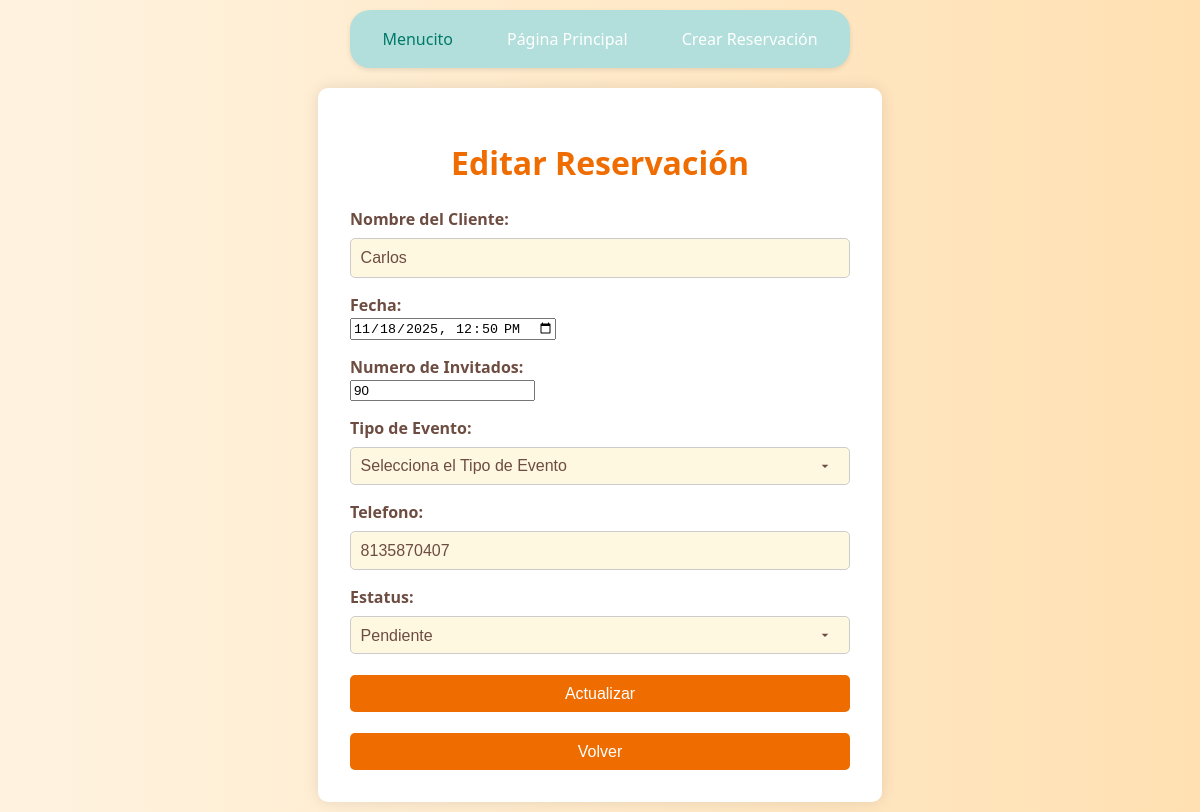
Page /editar/2/ on the earlier database version.
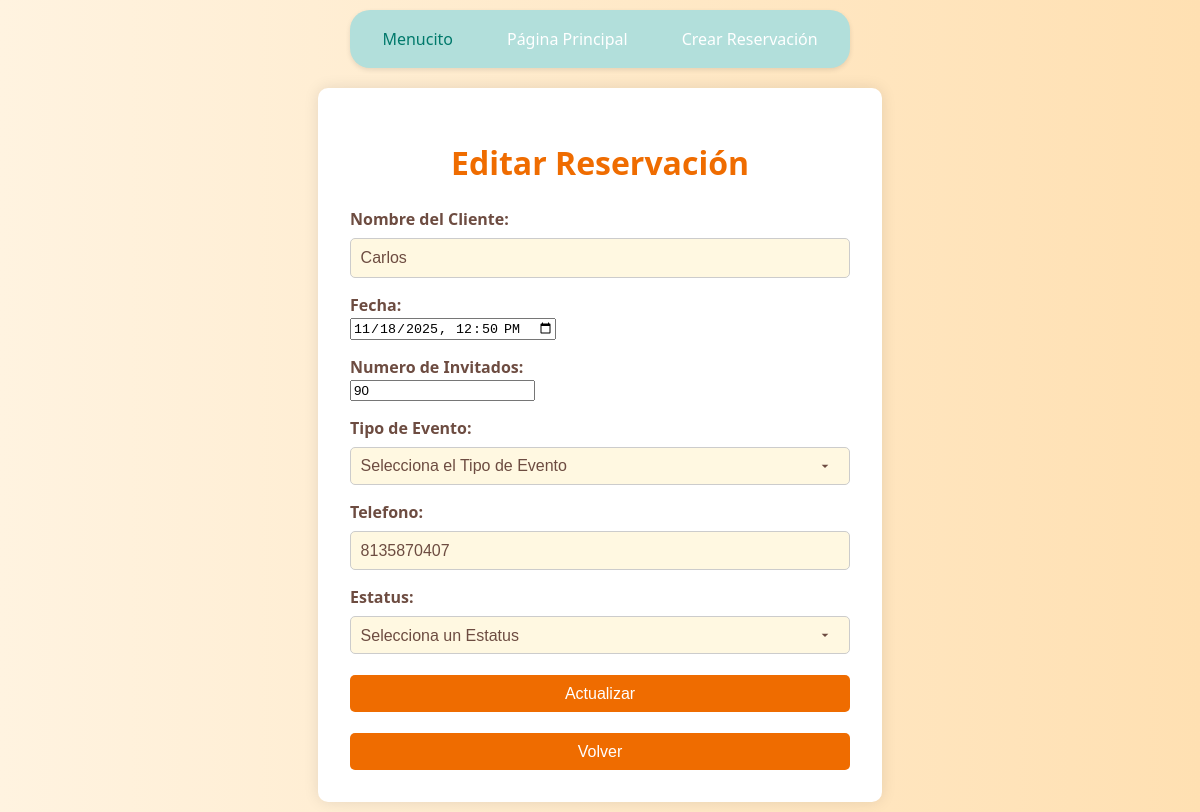
Same page on the later database version.
### app/models.py (models this page shows, shortened)
class RESERVACION(models.Model):
    nombre_cliente = models.CharField(max_length=100)
    fecha_evento = models.DateTimeField()
    num_invitados = models.IntegerField()
    tipo_evento = models.CharField(max_length=50)
    telefono_contacto = models.CharField(max_length=15)
    estatus = models.CharField(max_length=20, default='Pendiente')

### app/views.py (the view, shortened to what this page needs)
# urls.py: path('editar/<int:id>/', views.editar_reservacion, name='editar'),
def editar_reservacion(request, id):
    reservacion = get_object_or_404(RESERVACION, id=id)
    return render(request, 'editar.html', {'reservacion': reservacion})

### app/templates/editar.html (shortened to what this page needs)
{% load static %}
<!DOCTYPE html>
<html lang="es">
<head>
    <link rel="stylesheet" href="{% static 'css/style2.css' %}">
</head>
<body>
    {% include 'menu.html' %}
    <div class="form-container">
        <h1>Editar Reservación</h1>
        <form method="post">
            <label for="txtNombre_Cliente">Nombre del Cliente:</label>
            <input type="text" id="txtNombre_Cliente" name="txtNombre_Cliente" value="{{reservacion.nombre_cliente}}" required pattern="[A-Za-z\s]+">
            <label for="txtFecha">Fecha:</label>
            <input type="datetime-local" id="txtFecha" name="txtFecha" value="{{reservacion.fecha_evento|date:'Y-m-d'}}T{{reservacion.fecha_evento|time:'H:i'}}" required>
            <label for="txtNum_Inv">Numero de Invitados:</label>
            <input type="number" id="txtNum_Inv" name="txtNum_Inv" value="{{reservacion.num_invitados}}" required pattern="[0-9]+ o \d+">
            <label for="ddlTipo_Evento">Tipo de Evento:</label>
            <select name="ddlTipo_Evento" required>
                <option value="">Selecciona el Tipo de Evento</option>
            </select><br>
            <label for="txtTelefono_Contacto">Telefono:</label>
            <input type="text" id="txtTelefono_Contacto" name="txtTelefono_Contacto" value="{{reservacion.telefono_contacto}}" required pattern="^\d{10}$">
            <label for="ddlestatus">Estatus:</label>
            <select name="ddlestatus" required>
                <option value="">Selecciona un Estatus</option>
                <option value="Pendiente" {% if reservacion.estatus == "Pendiente" %}selected{% endif %}>Pendiente</option>
            </select><br>
            <button type="submit">Actualizar</button>
            <button><a href="{% url 'listar' %}" class="btn">Volver</a></button>
        </form>
    </div>
</body>
</html>

Differences in the rows shown:
changed RESERVACION "Carlos": ddlestatus "Pendiente" → (not shown)
Other differences:
form field ddlestatus: (not shown) → "Selecciona un Estatus"
